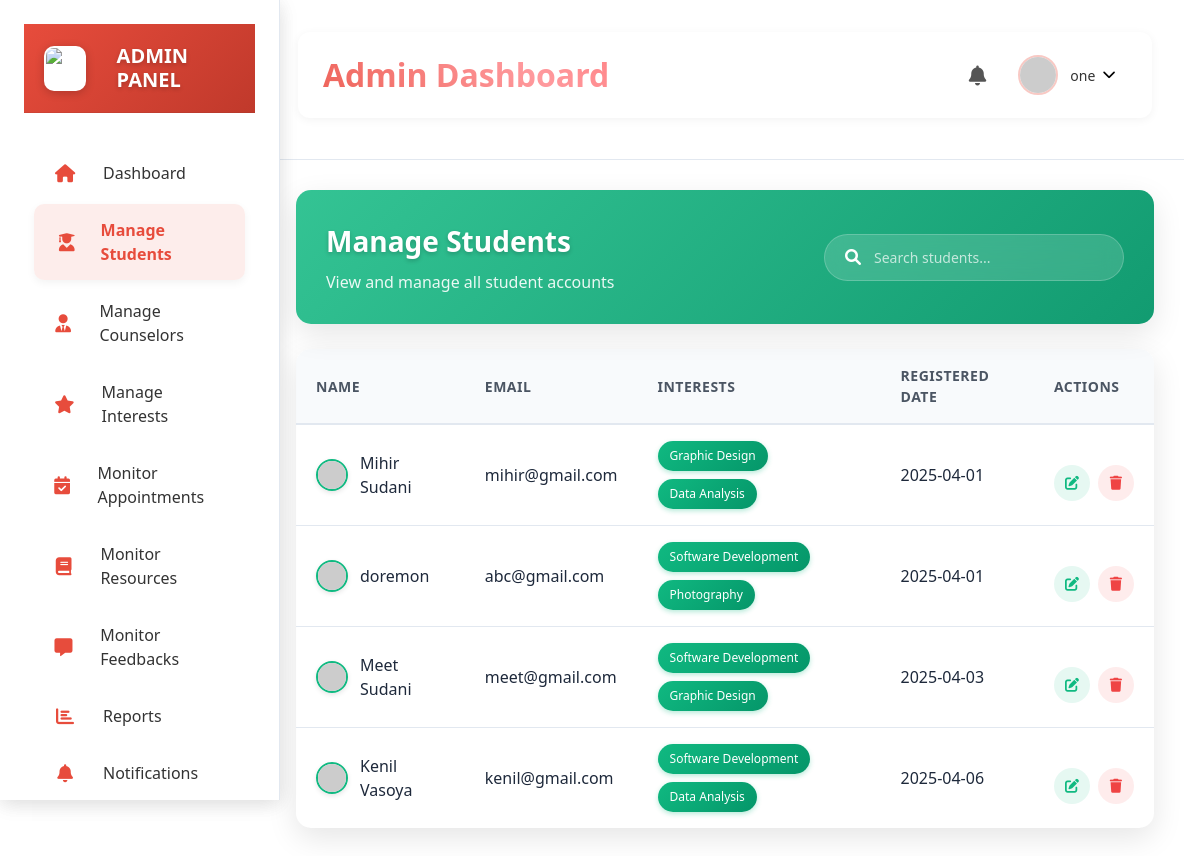
/students (signed in), run on an earlier commit of the app's database.
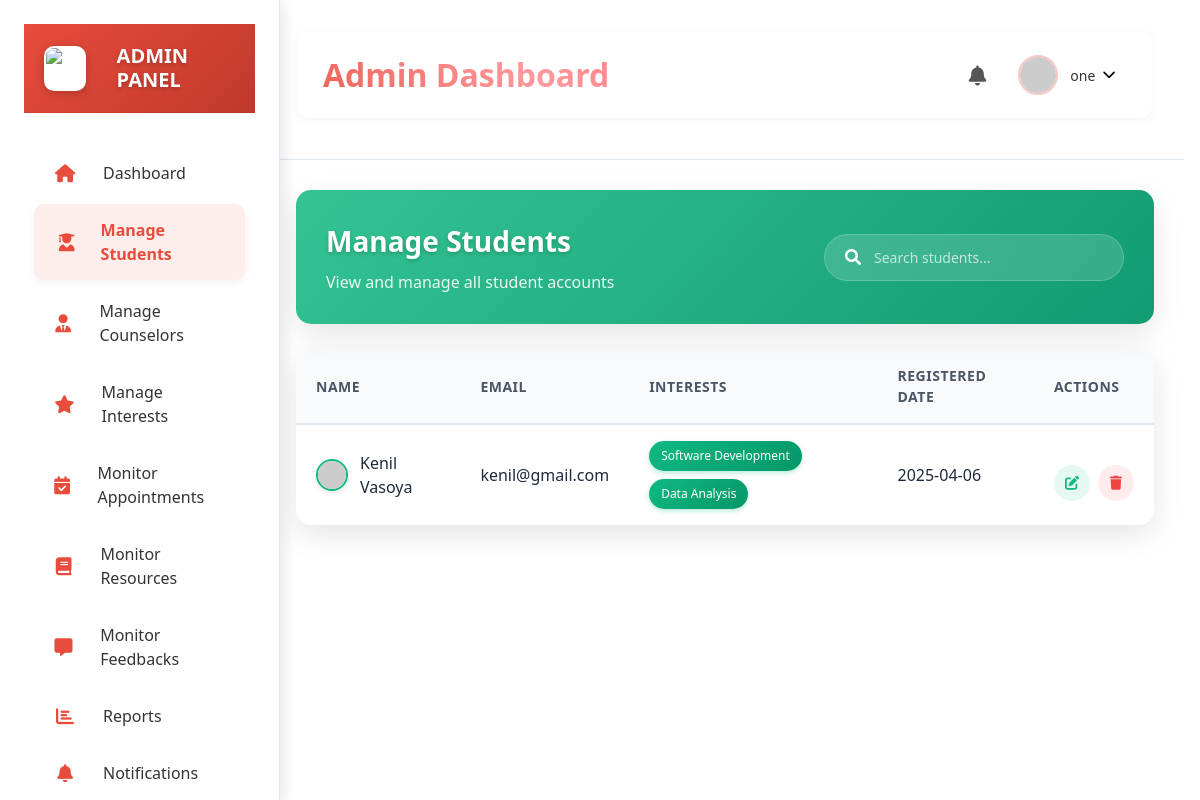
And on a later commit of the database.
### model.py (models this page shows)
class Student(db.Model):
    __tablename__ = 'students'
    id = db.Column(db.Integer, primary_key=True, autoincrement=True)
    name = db.Column(db.String(100), nullable=False)
    email = db.Column(db.String(100), nullable=False, unique=True)
    contact_number = db.Column(db.String(15), nullable=False)
    password = db.Column(db.String(255), nullable=False)
    con_password = db.Column(db.String(255), nullable=False)
    interests = db.Column(db.Text, nullable=True)
    created_at = db.Column(db.DateTime, nullable=False, default=datetime.now(timezone.utc))
    feedbacks = db.relationship('Feedback', back_populates='student')

### app.py (the view)
@app.route('/students',methods=['GET'])
def students():
    if request.method == 'GET':
        if 'admin_name' in session:
            print(session['admin_name'])
        else:
            return redirect(url_for('admin_login'))
        students = Student.query.all()
        return render_template('admin/manage_stud.html', active_page='students',students=students)

### templates/admin/manage_stud.html (shortened to what this page needs)
{% extends 'admin/base.html' %}
{% block content %}
<div class="manage-students-container">
    <div class="page-header">
        <div class="header-content">
            <h1>Manage Students</h1>
            <p>View and manage all student accounts</p>
        </div>
        <div class="header-actions">
            <div class="search-box">
                <i class="fas fa-search"></i>
                <input type="text" placeholder="Search students...">
            </div>
        </div>
    </div>
    <div class="student-table-container">
        <table class="data-table">
            <thead>
                <tr>
                    <th>Name</th>
                    <th>Email</th>
                    <th>Interests</th>
                    <th>Registered Date</th>
                    <th>Actions</th>
                </tr>
            </thead>
            <tbody>
                {% if students %}
                {% for student in students %}
                <tr>
                    <td>
                        <div class="user-info">
                            <img src="https://ui-avatars.com/api/?name={{ student.name | urlencode }}&background=random&color=fff"
                                 alt="{{ student.name }}"
                                 class="student-avatar">
                            <span>{{ student.name }}</span>
                        </div>
                    </td>
                    <td>{{ student.email }}</td>
                    <td>
                        <div class="interest-tags">
                            {% for interest in student.interests.split(',') %}
                            <span class="tag">{{ interest }}</span>
                            {% endfor %}
                        </div>
                    </td>
                    <td>{{ student.created_at.strftime('%Y-%m-%d') }}</td>
                    <td>
                        <div class="action-buttons">
                            <button class="edit-btn" onclick="window.location.href='/edit_stud/{{ student.id }}'">
                                <i class="fas fa-edit"></i>
                            </button>
                            <button class="delete-btn" onclick="deleteStudent('{{ student.id }}')">
                                <i class="fas fa-trash"></i>
                            </button>
                        </div>
                    </td>
                </tr>
                {% endfor %}
                {% endif %}
            </tbody>
        </table>
    </div>
</div>
{% endblock %}

What changed in the data, as far as the page shows it:
removed Student: name "Mihir Sudani", email "mihir@gmail.com", interest "Graphic Design" "Data Analysis", created_at "2025-04-01"
removed Student: name "doremon", email "abc@gmail.com", interest "Software Development" "Photography", created_at "2025-04-01"
removed Student: name "Meet Sudani", email "meet@gmail.com", interest "Software Development" "Graphic Design", created_at "2025-04-03"
